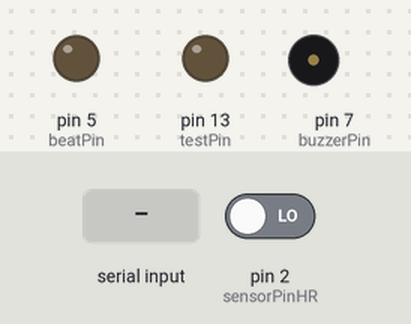
This sketch was run on a simulated Arduino Uno, built with avr-gcc and run on an emulated ATmega328P. Parts: output pins drawn as LEDs (lit = HIGH), buzzer (waves = sounding, pin HIGH). The inputs (shaded band) are chosen by the test bench; at power-on: pin 2 (sensorPinHR) LOW. What the sketch prints to the serial monitor is not drawn.

Above: at 1.2 s.
1.3 s: pin 2 (sensorPinHR) driven HIGH
2.8 s: byte 30 received over Serial
Timing chart, 0 to 5.8 s (numbered marks = the images above; inputs shaded):
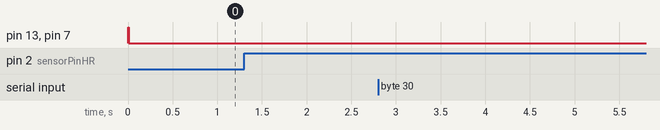

Measured:
- after the input at 2.8 s, every drawn part: stays the same

The sketch:

BioNES.ino
```cpp
#define BITMASK_COMMAND B11100000
#define BITMASK_PAYLOAD B00011111
#define BITMASK_ACK B00000001
#define BITMASK_NACK B00000010
#define ACK_INVALID_COMMAND_RECEIVED B00000001
#define PAIR_COMMAND B00000000
#define START_COMMAND B00000000
#define STOP_COMMAND B00000000
#define RESET_COMMAND B00000000
#define GET_DATA_COMMAND B00000000
#define STATUS_NO_BEAT B00000000
#define STATUS_BEAT B10000000
#define STATUS_SENSOR_ERROR B01000000

#define testPin 13
#define buzzerPin 7
#define sensorPinHR 2
#define beatPin 5

byte inByte, cmdByte, payloadByte; // Holds received data from serial connection
bool flag_isReadyToReceive, flag_isPaired;

unsigned int ibi;

volatile bool flag_isBeat = false, flag_isSensorError = false;
volatile unsigned long sensorPinHR_CurrentTime = 0;
volatile unsigned long sensorPinHR_LastTime = 0;
volatile unsigned long deltaTime = 0;
volatile unsigned int TL = 400;

void setup()
{
  flag_isReadyToReceive = true;
  flag_isPaired = false;

  attachInterrupt(digitalPinToInterrupt(sensorPinHR), sensorPinHR_ISR, RISING); // Attach an interrupt to the ISR vector
  Serial.begin(115200);

  pinMode(testPin, OUTPUT);
  digitalWrite(testPin, LOW);

  pinMode(buzzerPin, OUTPUT);
  pinMode(beatPin, OUTPUT);

  digitalWrite(buzzerPin, 255);
  digitalWrite(testPin, HIGH);
  delay(10);
  digitalWrite(buzzerPin, 0);
  digitalWrite(testPin, LOW);
}

void loop()
{
  ReceiveParseCommand();
  digitalWrite(beatPin, LOW);
}

void ReceiveParseCommand()
{
  if (Serial.available() > 0 && flag_isReadyToReceive)
  {
    inByte = Serial.read();
    cmdByte = inByte & BITMASK_COMMAND;
    payloadByte = inByte & BITMASK_PAYLOAD;
    // Recognizing Commands
    switch (cmdByte)
    {
    case 0x20: // Pairing
      Pairing();
      break;
    case 0xA0: // Get Data
      GetData();
      break;
    default: // Invalid command
      Serial.write(ACK_INVALID_COMMAND_RECEIVED);
      break;
    }
  }
}

void Pairing()
{
  if (!flag_isPaired)
  {
    flag_isPaired = true;
    Serial.write(cmdByte | BITMASK_ACK);
  }
  else if (flag_isPaired)
  {
    Serial.write(cmdByte | BITMASK_NACK);
  }
}


void GetData()
{
  flag_isReadyToReceive = false;
  // -> send data payload
  //  Serial.write(cmdByte | BITMASK_ACK);
  if (flag_isBeat)
  {
    Serial.write((ibi >> 8) | STATUS_BEAT); // MSB
    Serial.write(ibi);                      // LSB
    flag_isBeat = false;
  }
  else
  {
    Serial.write((ibi >> 8) | STATUS_NO_BEAT); // MSB
    Serial.write(ibi);                         // LSB
  }

  flag_isReadyToReceive = true;
}


//------------------------------------------ ISR for HR sensor ------------------------------------------------
void sensorPinHR_ISR()
{
  sensorPinHR_CurrentTime = millis();
  deltaTime = sensorPinHR_CurrentTime - sensorPinHR_LastTime;
  if (deltaTime >= TL)
  {
    flag_isBeat = true;
    ibi = deltaTime;
    sensorPinHR_LastTime = sensorPinHR_CurrentTime;
    digitalWrite(beatPin, HIGH);
  }
}
```
